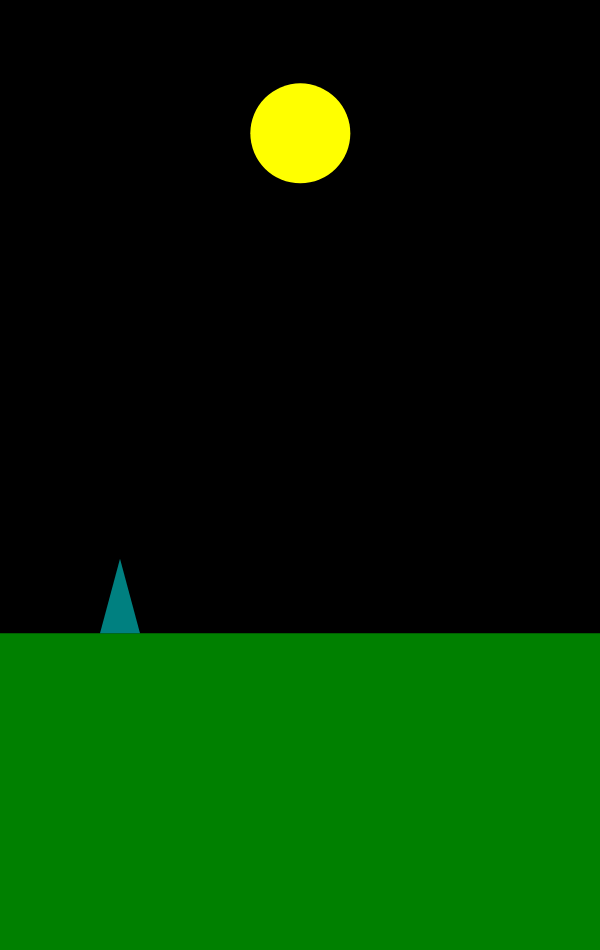
Frame 1 (no input)
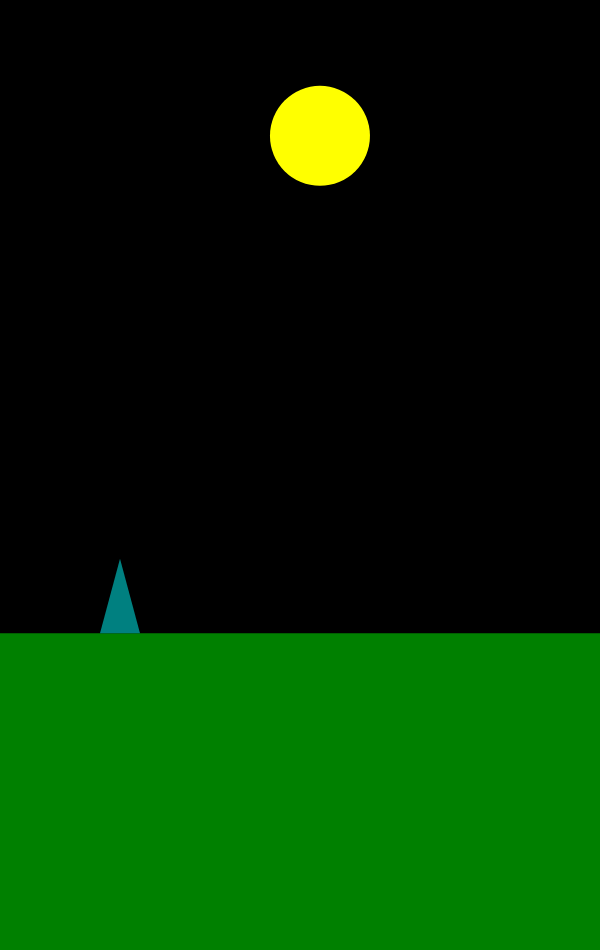
Frame 60 (no input)
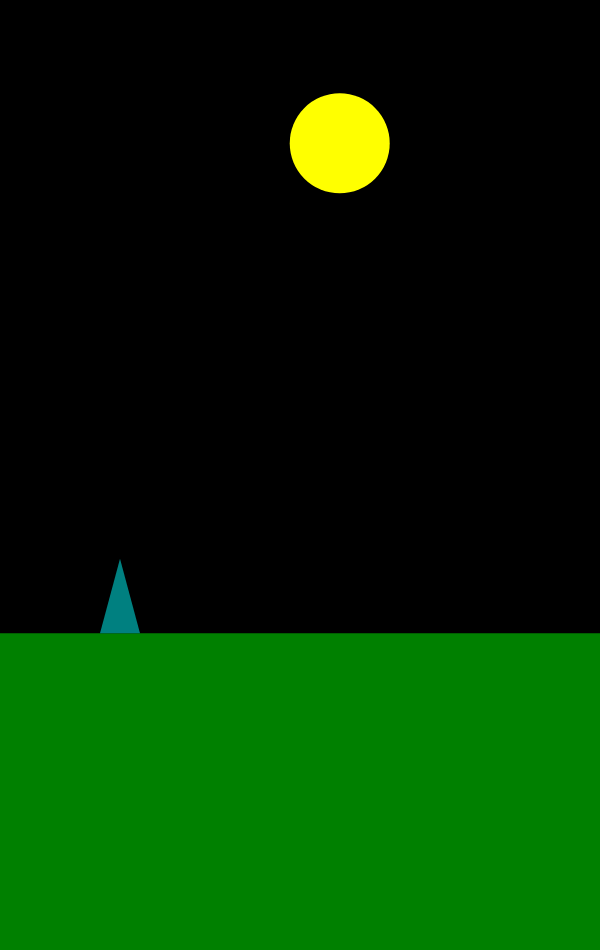
Frame 120 (the mouse pressed at the canvas centre since frame 60)

The p5.js sketch that drew these frames (run headless with seeded random() and noise() and a simulated clock; from frame 60 on, the mouse is pressed at the canvas centre):

// p5.js sketch
// ── sketch.js
//Make a living landscape, with day and night cycles
let stars = [];

function setup() {
    noStroke();
    createCanvas(600, 950);
    createSun();
    createMoon();
}

function draw() {
    background(0);
    for (let i = 0; i < stars.length; i++) {
        stars[i].show();
    }
    fill("#008000");
    rect(0, height / 1.50, width, height);
    fill("#008080");
    triangle(100, height / 1.50, 140, height / 1.50, 120, height / 1.70);

}

class Star {
    constructor(x, y, r, c, t) {
        this.x = x;
        this.y = y;
        this.r = r;
        this.c = c;
        this.t = t;
    }
    show() {
        if (this.t == "sun") {
            this.x = width / 2 + 200 * sin(millis() / 10000);
            this.y = height / 1.5 - 500 * cos(millis() / 10000);
        } if (this.t == "moon") {
            this.x = width / 2 - 200 * sin(millis() / 10000);
            this.y = height / 1.5 + 550 * cos(millis() / 10000);
        }
        fill(this.c);
        ellipse(this.x, this.y, this.r);
    }
}

function createSun() {
    let x = width / 2;
    let y = height / 2;
    let r = 100;
    let c = "#ffff00";
    let t = "sun";
    let p = new Star(x, y, r, c, t);
    stars.push(p);
}

function createMoon() {
    let x = width / 2;
    let y = height / 2;
    let r = 80;
    let c = 127;
    let t = "moon";
    let p = new Star(x, y, r, c, t);
    stars.push(p);
}
